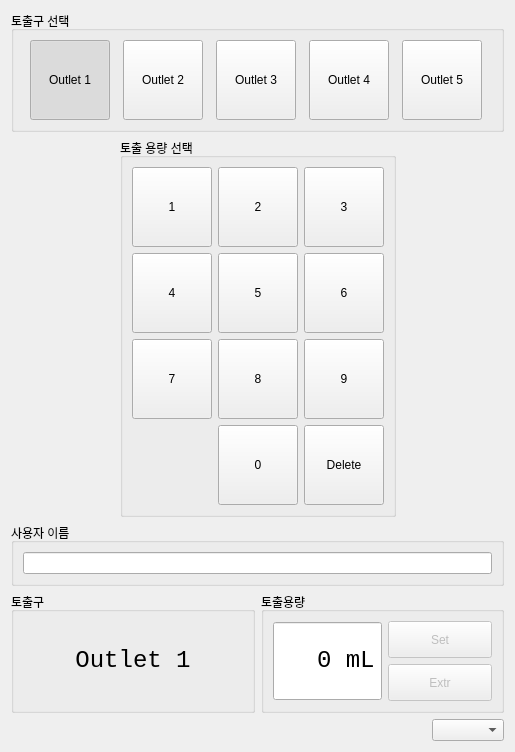
<?xml version="1.0" encoding="UTF-8"?>
<ui version="4.0">
 <class>MainWidget</class>
 <widget class="QWidget" name="MainWidget">
  <property name="geometry">
   <rect>
    <x>0</x>
    <y>0</y>
    <width>515</width>
    <height>714</height>
   </rect>
  </property>
  <property name="windowTitle">
   <string>Form</string>
  </property>
  <layout class="QVBoxLayout" name="verticalLayout">
   <item>
    <widget class="QGroupBox" name="groupBox">
     <property name="title">
      <string>토출구 선택</string>
     </property>
     <layout class="QHBoxLayout" name="horizontalLayout">
      <item>
       <widget class="QPushButton" name="out1Button">
        <property name="sizePolicy">
         <sizepolicy hsizetype="Fixed" vsizetype="Fixed">
          <horstretch>0</horstretch>
          <verstretch>0</verstretch>
         </sizepolicy>
        </property>
        <property name="minimumSize">
         <size>
          <width>80</width>
          <height>80</height>
         </size>
        </property>
        <property name="maximumSize">
         <size>
          <width>80</width>
          <height>80</height>
         </size>
        </property>
        <property name="text">
         <string>Outlet 1</string>
        </property>
        <property name="checkable">
         <bool>true</bool>
        </property>
        <property name="checked">
         <bool>true</bool>
        </property>
        <attribute name="buttonGroup">
         <string notr="true">buttonGroup</string>
        </attribute>
       </widget>
      </item>
      <item>
       <widget class="QPushButton" name="out2Button">
        <property name="sizePolicy">
         <sizepolicy hsizetype="Fixed" vsizetype="Fixed">
          <horstretch>0</horstretch>
          <verstretch>0</verstretch>
         </sizepolicy>
        </property>
        <property name="minimumSize">
         <size>
          <width>80</width>
          <height>80</height>
         </size>
        </property>
        <property name="maximumSize">
         <size>
          <width>80</width>
          <height>80</height>
         </size>
        </property>
        <property name="text">
         <string>Outlet 2</string>
        </property>
        <property name="checkable">
         <bool>true</bool>
        </property>
        <attribute name="buttonGroup">
         <string notr="true">buttonGroup</string>
        </attribute>
       </widget>
      </item>
      <item>
       <widget class="QPushButton" name="out3Button">
        <property name="sizePolicy">
         <sizepolicy hsizetype="Fixed" vsizetype="Fixed">
          <horstretch>0</horstretch>
          <verstretch>0</verstretch>
         </sizepolicy>
        </property>
        <property name="minimumSize">
         <size>
          <width>80</width>
          <height>80</height>
         </size>
        </property>
        <property name="maximumSize">
         <size>
          <width>80</width>
          <height>80</height>
         </size>
        </property>
        <property name="text">
         <string>Outlet 3</string>
        </property>
        <property name="checkable">
         <bool>true</bool>
        </property>
        <attribute name="buttonGroup">
         <string notr="true">buttonGroup</string>
        </attribute>
       </widget>
      </item>
      <item>
       <widget class="QPushButton" name="out4Button">
        <property name="sizePolicy">
         <sizepolicy hsizetype="Fixed" vsizetype="Fixed">
          <horstretch>0</horstretch>
          <verstretch>0</verstretch>
         </sizepolicy>
        </property>
        <property name="minimumSize">
         <size>
          <width>80</width>
          <height>80</height>
         </size>
        </property>
        <property name="maximumSize">
         <size>
          <width>80</width>
          <height>80</height>
         </size>
        </property>
        <property name="text">
         <string>Outlet 4</string>
        </property>
        <property name="checkable">
         <bool>true</bool>
        </property>
        <attribute name="buttonGroup">
         <string notr="true">buttonGroup</string>
        </attribute>
       </widget>
      </item>
      <item>
       <widget class="QPushButton" name="out5Button">
        <property name="sizePolicy">
         <sizepolicy hsizetype="Fixed" vsizetype="Fixed">
          <horstretch>0</horstretch>
          <verstretch>0</verstretch>
         </sizepolicy>
        </property>
        <property name="minimumSize">
         <size>
          <width>80</width>
          <height>80</height>
         </size>
        </property>
        <property name="maximumSize">
         <size>
          <width>80</width>
          <height>80</height>
         </size>
        </property>
        <property name="text">
         <string>Outlet 5</string>
        </property>
        <property name="checkable">
         <bool>true</bool>
        </property>
        <attribute name="buttonGroup">
         <string notr="true">buttonGroup</string>
        </attribute>
       </widget>
      </item>
     </layout>
    </widget>
   </item>
   <item>
    <layout class="QHBoxLayout" name="horizontalLayout_5">
     <item>
      <spacer name="horizontalSpacer">
       <property name="orientation">
        <enum>Qt::Horizontal</enum>
       </property>
       <property name="sizeHint" stdset="0">
        <size>
         <width>40</width>
         <height>20</height>
        </size>
       </property>
      </spacer>
     </item>
     <item>
      <widget class="QGroupBox" name="groupBox_2">
       <property name="title">
        <string>토출 용량 선택</string>
       </property>
       <layout class="QGridLayout" name="gridLayout_2">
        <item row="2" column="1">
         <widget class="QPushButton" name="pad8Button">
          <property name="sizePolicy">
           <sizepolicy hsizetype="Fixed" vsizetype="Fixed">
            <horstretch>0</horstretch>
            <verstretch>0</verstretch>
           </sizepolicy>
          </property>
          <property name="minimumSize">
           <size>
            <width>80</width>
            <height>80</height>
           </size>
          </property>
          <property name="maximumSize">
           <size>
            <width>80</width>
            <height>80</height>
           </size>
          </property>
          <property name="text">
           <string>8</string>
          </property>
         </widget>
        </item>
        <item row="1" column="1">
         <widget class="QPushButton" name="pad5Button">
          <property name="sizePolicy">
           <sizepolicy hsizetype="Fixed" vsizetype="Fixed">
            <horstretch>0</horstretch>
            <verstretch>0</verstretch>
           </sizepolicy>
          </property>
          <property name="minimumSize">
           <size>
            <width>80</width>
            <height>80</height>
           </size>
          </property>
          <property name="maximumSize">
           <size>
            <width>80</width>
            <height>80</height>
           </size>
          </property>
          <property name="text">
           <string>5</string>
          </property>
         </widget>
        </item>
        <item row="2" column="2">
         <widget class="QPushButton" name="pad9Button">
          <property name="sizePolicy">
           <sizepolicy hsizetype="Fixed" vsizetype="Fixed">
            <horstretch>0</horstretch>
            <verstretch>0</verstretch>
           </sizepolicy>
          </property>
          <property name="minimumSize">
           <size>
            <width>80</width>
            <height>80</height>
           </size>
          </property>
          <property name="maximumSize">
           <size>
            <width>80</width>
            <height>80</height>
           </size>
          </property>
          <property name="text">
           <string>9</string>
          </property>
         </widget>
        </item>
        <item row="0" column="0">
         <widget class="QPushButton" name="pad1Button">
          <property name="sizePolicy">
           <sizepolicy hsizetype="Fixed" vsizetype="Fixed">
            <horstretch>0</horstretch>
            <verstretch>0</verstretch>
           </sizepolicy>
          </property>
          <property name="minimumSize">
           <size>
            <width>80</width>
            <height>80</height>
           </size>
          </property>
          <property name="maximumSize">
           <size>
            <width>80</width>
            <height>80</height>
           </size>
          </property>
          <property name="text">
           <string>1</string>
          </property>
         </widget>
        </item>
        <item row="1" column="2">
         <widget class="QPushButton" name="pad6Button">
          <property name="sizePolicy">
           <sizepolicy hsizetype="Fixed" vsizetype="Fixed">
            <horstretch>0</horstretch>
            <verstretch>0</verstretch>
           </sizepolicy>
          </property>
          <property name="minimumSize">
           <size>
            <width>80</width>
            <height>80</height>
           </size>
          </property>
          <property name="maximumSize">
           <size>
            <width>80</width>
            <height>80</height>
           </size>
          </property>
          <property name="text">
           <string>6</string>
          </property>
         </widget>
        </item>
        <item row="0" column="1">
         <widget class="QPushButton" name="pad2Button">
          <property name="sizePolicy">
           <sizepolicy hsizetype="Fixed" vsizetype="Fixed">
            <horstretch>0</horstretch>
            <verstretch>0</verstretch>
           </sizepolicy>
          </property>
          <property name="minimumSize">
           <size>
            <width>80</width>
            <height>80</height>
           </size>
          </property>
          <property name="maximumSize">
           <size>
            <width>80</width>
            <height>80</height>
           </size>
          </property>
          <property name="text">
           <string>2</string>
          </property>
         </widget>
        </item>
        <item row="0" column="2">
         <widget class="QPushButton" name="pad3Button">
          <property name="sizePolicy">
           <sizepolicy hsizetype="Fixed" vsizetype="Fixed">
            <horstretch>0</horstretch>
            <verstretch>0</verstretch>
           </sizepolicy>
          </property>
          <property name="minimumSize">
           <size>
            <width>80</width>
            <height>80</height>
           </size>
          </property>
          <property name="maximumSize">
           <size>
            <width>80</width>
            <height>80</height>
           </size>
          </property>
          <property name="text">
           <string>3</string>
          </property>
         </widget>
        </item>
        <item row="1" column="0">
         <widget class="QPushButton" name="pad4Button">
          <property name="sizePolicy">
           <sizepolicy hsizetype="Fixed" vsizetype="Fixed">
            <horstretch>0</horstretch>
            <verstretch>0</verstretch>
           </sizepolicy>
          </property>
          <property name="minimumSize">
           <size>
            <width>80</width>
            <height>80</height>
           </size>
          </property>
          <property name="maximumSize">
           <size>
            <width>80</width>
            <height>80</height>
           </size>
          </property>
          <property name="text">
           <string>4</string>
          </property>
         </widget>
        </item>
        <item row="2" column="0">
         <widget class="QPushButton" name="pad7Button">
          <property name="sizePolicy">
           <sizepolicy hsizetype="Fixed" vsizetype="Fixed">
            <horstretch>0</horstretch>
            <verstretch>0</verstretch>
           </sizepolicy>
          </property>
          <property name="minimumSize">
           <size>
            <width>80</width>
            <height>80</height>
           </size>
          </property>
          <property name="maximumSize">
           <size>
            <width>80</width>
            <height>80</height>
           </size>
          </property>
          <property name="text">
           <string>7</string>
          </property>
         </widget>
        </item>
        <item row="3" column="1">
         <widget class="QPushButton" name="pad0Button">
          <property name="sizePolicy">
           <sizepolicy hsizetype="Fixed" vsizetype="Fixed">
            <horstretch>0</horstretch>
            <verstretch>0</verstretch>
           </sizepolicy>
          </property>
          <property name="minimumSize">
           <size>
            <width>80</width>
            <height>80</height>
           </size>
          </property>
          <property name="maximumSize">
           <size>
            <width>80</width>
            <height>80</height>
           </size>
          </property>
          <property name="text">
           <string>0</string>
          </property>
         </widget>
        </item>
        <item row="3" column="2">
         <widget class="QPushButton" name="padDeleteButton">
          <property name="sizePolicy">
           <sizepolicy hsizetype="Fixed" vsizetype="Fixed">
            <horstretch>0</horstretch>
            <verstretch>0</verstretch>
           </sizepolicy>
          </property>
          <property name="minimumSize">
           <size>
            <width>80</width>
            <height>80</height>
           </size>
          </property>
          <property name="maximumSize">
           <size>
            <width>80</width>
            <height>80</height>
           </size>
          </property>
          <property name="text">
           <string>Delete</string>
          </property>
         </widget>
        </item>
       </layout>
      </widget>
     </item>
     <item>
      <spacer name="horizontalSpacer_2">
       <property name="orientation">
        <enum>Qt::Horizontal</enum>
       </property>
       <property name="sizeHint" stdset="0">
        <size>
         <width>40</width>
         <height>20</height>
        </size>
       </property>
      </spacer>
     </item>
    </layout>
   </item>
   <item>
    <widget class="QGroupBox" name="groupBox_5">
     <property name="title">
      <string>사용자 이름</string>
     </property>
     <layout class="QHBoxLayout" name="horizontalLayout_7">
      <item>
       <widget class="QLineEdit" name="nameEdit"/>
      </item>
     </layout>
    </widget>
   </item>
   <item>
    <layout class="QHBoxLayout" name="horizontalLayout_4">
     <item>
      <widget class="QGroupBox" name="groupBox_3">
       <property name="sizePolicy">
        <sizepolicy hsizetype="Minimum" vsizetype="Minimum">
         <horstretch>0</horstretch>
         <verstretch>0</verstretch>
        </sizepolicy>
       </property>
       <property name="title">
        <string>토출구</string>
       </property>
       <layout class="QHBoxLayout" name="horizontalLayout_3">
        <item>
         <widget class="QLabel" name="outletLabel">
          <property name="font">
           <font>
            <family>Consolas</family>
            <pointsize>18</pointsize>
           </font>
          </property>
          <property name="text">
           <string>Outlet 1</string>
          </property>
          <property name="alignment">
           <set>Qt::AlignCenter</set>
          </property>
         </widget>
        </item>
       </layout>
      </widget>
     </item>
     <item>
      <widget class="QGroupBox" name="groupBox_4">
       <property name="sizePolicy">
        <sizepolicy hsizetype="Minimum" vsizetype="Minimum">
         <horstretch>0</horstretch>
         <verstretch>0</verstretch>
        </sizepolicy>
       </property>
       <property name="title">
        <string>토출용량</string>
       </property>
       <layout class="QHBoxLayout" name="horizontalLayout_2">
        <item>
         <widget class="QSpinBox" name="outSpinBox">
          <property name="enabled">
           <bool>true</bool>
          </property>
          <property name="minimumSize">
           <size>
            <width>0</width>
            <height>80</height>
           </size>
          </property>
          <property name="font">
           <font>
            <family>Consolas</family>
            <pointsize>18</pointsize>
           </font>
          </property>
          <property name="contextMenuPolicy">
           <enum>Qt::DefaultContextMenu</enum>
          </property>
          <property name="layoutDirection">
           <enum>Qt::LeftToRight</enum>
          </property>
          <property name="alignment">
           <set>Qt::AlignRight|Qt::AlignTrailing|Qt::AlignVCenter</set>
          </property>
          <property name="readOnly">
           <bool>true</bool>
          </property>
          <property name="buttonSymbols">
           <enum>QAbstractSpinBox::NoButtons</enum>
          </property>
          <property name="suffix">
           <string> mL</string>
          </property>
          <property name="maximum">
           <number>300</number>
          </property>
         </widget>
        </item>
        <item>
         <layout class="QVBoxLayout" name="verticalLayout_2">
          <item>
           <widget class="QPushButton" name="setButton">
            <property name="enabled">
             <bool>false</bool>
            </property>
            <property name="sizePolicy">
             <sizepolicy hsizetype="Maximum" vsizetype="Maximum">
              <horstretch>0</horstretch>
              <verstretch>0</verstretch>
             </sizepolicy>
            </property>
            <property name="minimumSize">
             <size>
              <width>0</width>
              <height>0</height>
             </size>
            </property>
            <property name="maximumSize">
             <size>
              <width>999</width>
              <height>80</height>
             </size>
            </property>
            <property name="text">
             <string>Set</string>
            </property>
           </widget>
          </item>
          <item>
           <widget class="QPushButton" name="extrButton">
            <property name="enabled">
             <bool>false</bool>
            </property>
            <property name="sizePolicy">
             <sizepolicy hsizetype="Maximum" vsizetype="Maximum">
              <horstretch>0</horstretch>
              <verstretch>0</verstretch>
             </sizepolicy>
            </property>
            <property name="minimumSize">
             <size>
              <width>0</width>
              <height>0</height>
             </size>
            </property>
            <property name="maximumSize">
             <size>
              <width>999</width>
              <height>80</height>
             </size>
            </property>
            <property name="text">
             <string>Extr</string>
            </property>
           </widget>
          </item>
         </layout>
        </item>
       </layout>
      </widget>
     </item>
    </layout>
   </item>
   <item>
    <layout class="QHBoxLayout" name="horizontalLayout_6">
     <item>
      <spacer name="horizontalSpacer_3">
       <property name="orientation">
        <enum>Qt::Horizontal</enum>
       </property>
       <property name="sizeHint" stdset="0">
        <size>
         <width>40</width>
         <height>20</height>
        </size>
       </property>
      </spacer>
     </item>
     <item>
      <widget class="QComboBox" name="comPortsComboBox"/>
     </item>
    </layout>
   </item>
  </layout>
 </widget>
 <resources/>
 <connections/>
 <buttongroups>
  <buttongroup name="buttonGroup"/>
 </buttongroups>
</ui>
